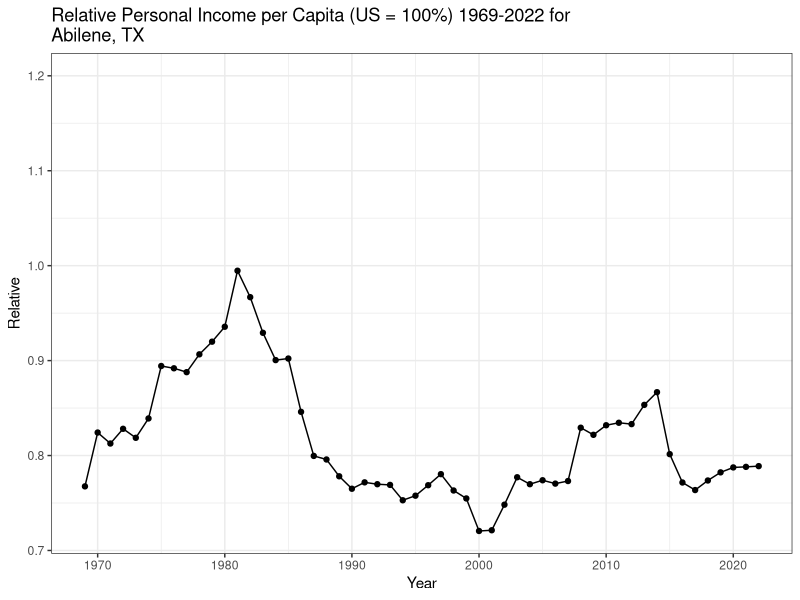
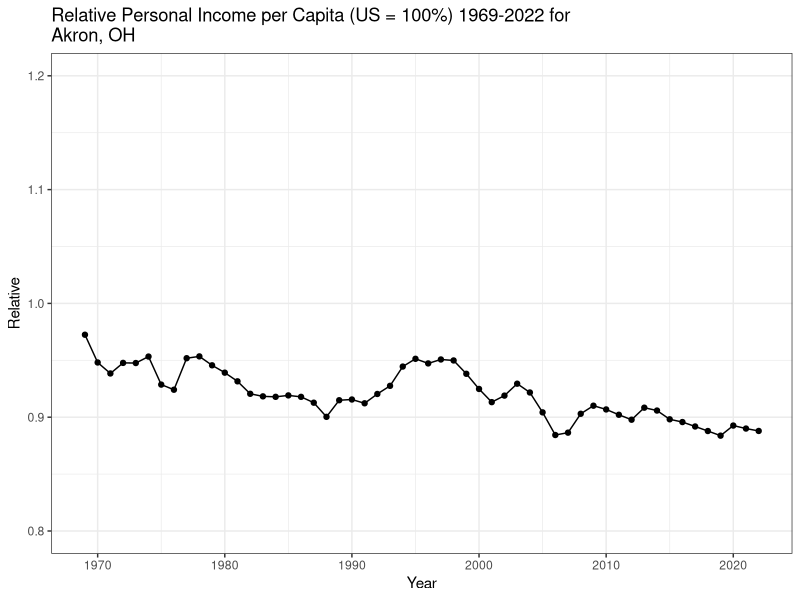
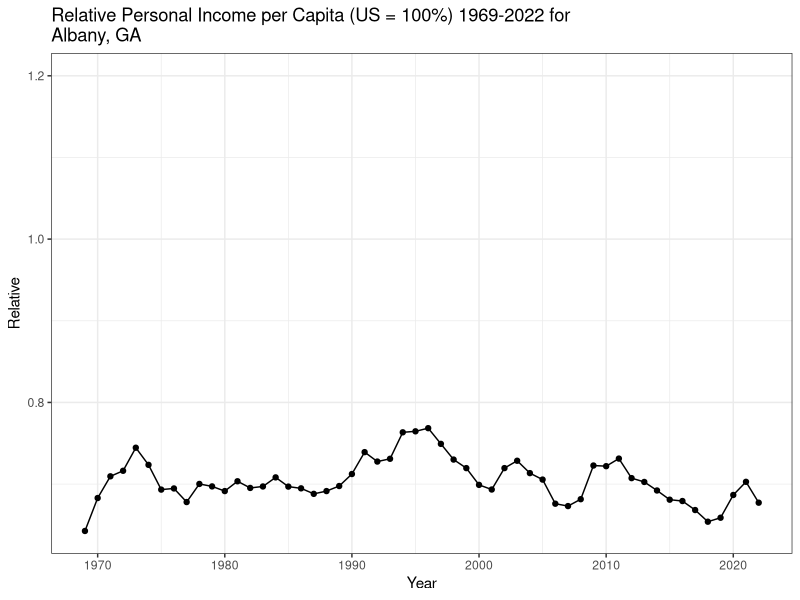
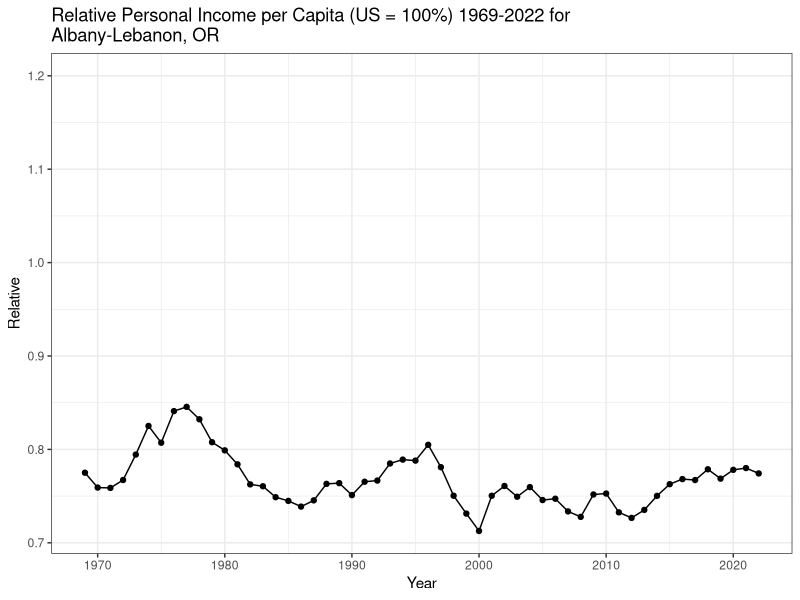
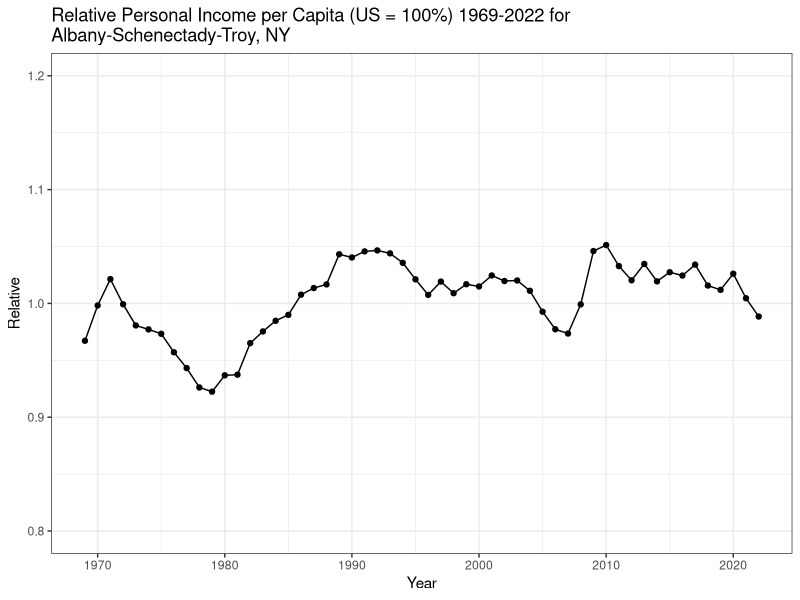
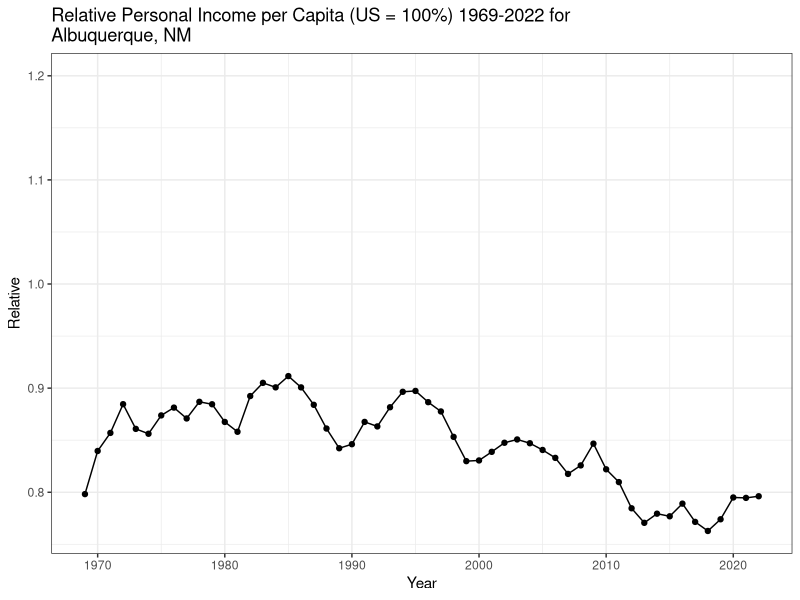
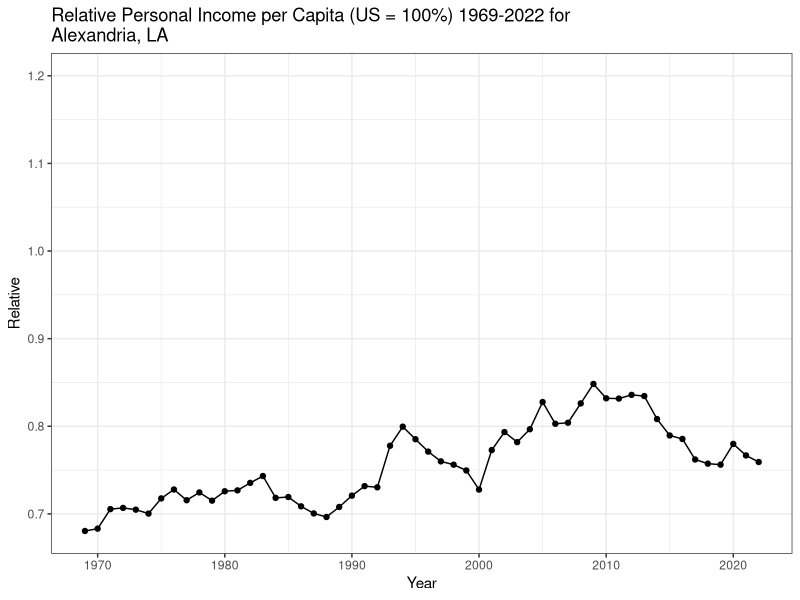
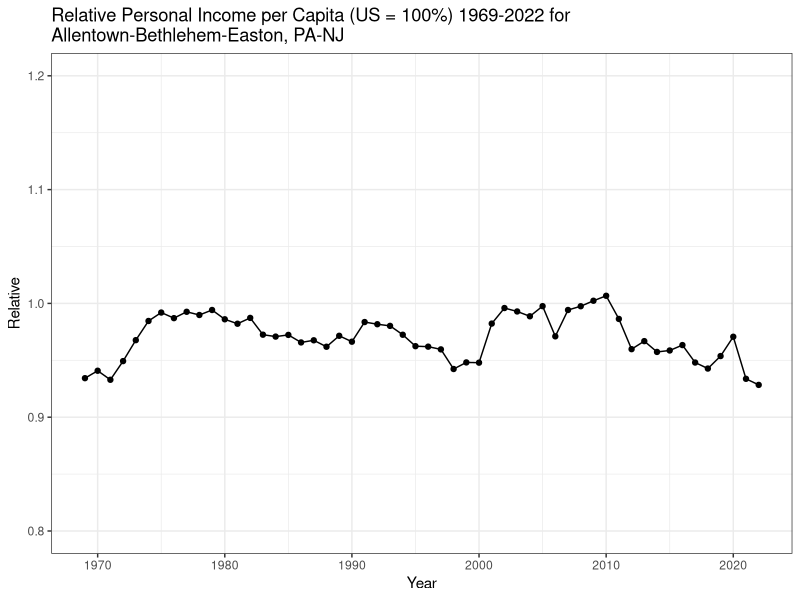

Recreate these plots in R, in order. (Note: a time limit stopped this script after it produced the figures.)
## ---- chunk 1
library(readxl)
Table <- read_excel("Data/Table.xlsx",skip = 5)
library(ggplot2)
library(dplyr)
library(tidyr)
temp = stringr::str_split(Table[[2]], " \\(")
Table[[2]] = sapply(temp, function(x) x[1])
Relative = bind_rows(apply(Table[3:56], 1, function(x) x/Table[1,3:56]))
Relative = cbind(Table[2], Relative)
Relative = pivot_longer(Relative, cols = 2:55, names_to = "Year", values_to = "Relative")
Relative[[2]] = as.numeric(Relative[[2]])
Relative[[4]] = stringr::str_sub(Relative[[1]], start= -2)
## ---- chunk 2
make_plot = function(x){
  minimum = min(0.8, min(x[[3]]))
  maximum = max(1.2, max(x[[3]]))
  name = paste0("Relative Personal Income per Capita (US = 100%) 1969-2022 for \n", x[[1]][1])
  ggplot(x, aes(x = Year, y = Relative)) +
    scale_y_continuous(labels = scales::label_percent()) +
    geom_point() +
    geom_line() +
    theme_bw() + 
    ylim(minimum, maximum) +
    ggtitle(name)
}

make_plot_state = function(x){
  x[[1]] = stringr::str_sub(x[[1]], end = 10)
  minimum = min(0.8, min(x[[3]]))
  maximum = max(1.2, max(x[[3]]))
  name = paste0("Relative Personal Income per Capita (US = 100%) 1969-2022 for cities in \n", x[[4]][1])
  ggplot(x, aes(x = Year, y = Relative, color = GeoName)) +
    geom_point() +
    scale_y_continuous(labels = scales::label_percent()) +
    geom_line() +
    theme_bw() + 
    ylim(minimum, maximum) +
    ggtitle(name)
}
make_plot_city = function(x){
  minimum = min(0.8, min(x[[3]]))
  maximum = max(1.2, max(x[[3]]))
  name = paste0("Relative Personal Income per Capita (US = 100%) 1969-2022")
  ggplot(x, aes(x = Year, y = Relative, color = GeoName)) +
    scale_y_continuous(labels = scales::label_percent()) +
    geom_point() +
    geom_line() +
    theme_bw() + 
    ylim(minimum, maximum) +
    ggtitle(name) +
    theme(legend.title = element_text(size = 6), 
               legend.text = element_text(size = 6))
}
## ---- chunk 3
Relative_Cities = group_split(Relative, GeoName)
Plots = lapply(Relative_Cities, make_plot)
## ---- chunk 4
Plots
## ---- chunk 5
Relative_States = group_split(Relative, ...4)
Relative_Plots = lapply(Relative_States, make_plot_state)
## ---- chunk 6
Relative_Plots[1:50]
## ---- chunk 7
Plot = make_plot_city(Relative %>%
  filter(GeoName %in% c("San Francisco-Oakland-Berkeley, CA", "San Jose-Sunnyvale-Santa Clara, CA",
                        "Los Angeles-Long Beach-Anaheim, CA", "Chicago-Naperville-Elgin, IL-IN-WI",
                        "Austin-Round Rock-Georgetown, TX", "New York-Newark-Jersey City, NY-NJ-PA",
                        "Miami-Fort Lauderdale-Pompano Beach, FL", "Boston-Cambridge-Newton, MA-NH",
                        "Houston-The Woodlands-Sugar Land, TX")))
Plot
## ---- chunk 8
Plot = make_plot_city(Relative %>%
  filter(GeoName %in% c("San Francisco-Oakland-Berkeley, CA", "San Jose-Sunnyvale-Santa Clara, CA",
                        "Los Angeles-Long Beach-Anaheim, CA", "San Diego-Chula Vista-Carlsbad, CA",
                        "Riverside-San Bernardino-Ontario, CA", "Fresno, CA", "Sacramento-Roseville-Folsom, CA")))
Plot
## ---- chunk 9
Table <- read_excel("Data/Table (5).xlsx",skip = 5)
temp = stringr::str_split(Table[[2]], " \\(")
Table[[2]] = sapply(temp, function(x) x[1])
Relative = bind_rows(apply(Table[3:56], 1, function(x) x/Table[1,3:56]))
Relative = cbind(Table[2], Relative)
Relative = pivot_longer(Relative, cols = 2:55, names_to = "Year", values_to = "Relative")
Relative[[2]] = as.numeric(Relative[[2]])
Relative[[4]] = stringr::str_sub(Relative[[1]], start= -2)
## ---- chunk 10
make_plot = function(x){
  minimum = min(0.8, min(x[[3]]))
  maximum = max(1.2, max(x[[3]]))
  name = paste0("Relative Average Wages and Salaries (US = 100%) 1969-2022 for \n", x[[1]][1])
  ggplot(x, aes(x = Year, y = Relative)) +
    geom_point() +
    geom_line() +
    scale_y_continuous(labels = scales::label_percent()) +
    theme_bw() + 
    ylim(minimum, maximum) +
    ggtitle(name)
}

make_plot_state = function(x){
  x[[1]] = stringr::str_sub(x[[1]], end = 10)
  minimum = min(0.8, min(x[[3]]))
  maximum = max(1.2, max(x[[3]]))
  name = paste0("Relative Average Wages and Salaries (US = 100%)  1969-2022 for cities in \n", x[[4]][1])
  ggplot(x, aes(x = Year, y = Relative, color = GeoName)) +
    geom_point() +
    geom_line() +
    theme_bw() + 
    scale_y_continuous(labels = scales::label_percent()) +
    ylim(minimum, maximum) +
    ggtitle(name)
}
make_plot_city = function(x){
  minimum = min(0.8, min(x[[3]]))
  maximum = max(1.2, max(x[[3]]))
  name = paste0("Relative Average Wages and Salaries (US = 100%) 1969-2022")
  ggplot(x, aes(x = Year, y = Relative, color = GeoName)) +
    geom_point() +
    geom_line() +
    theme_bw() + 
    ylim(minimum, maximum) +
    scale_y_continuous(labels = scales::label_percent()) +
    ggtitle(name) +
    theme(legend.title = element_text(size = 6), 
               legend.text = element_text(size = 6))
}
## ---- chunk 11
Relative_Cities = group_split(Relative, GeoName)
Plots = lapply(Relative_Cities, make_plot)
## ---- chunk 12
Plots
## ---- chunk 13
Relative_States = group_split(Relative, ...4)
Relative_Plots = lapply(Relative_States, make_plot_state)
## ---- chunk 14
Relative_Plots[1:50]
## ---- chunk 15
Plot = make_plot_city(Relative %>%
  filter(GeoName %in% c("San Francisco-Oakland-Berkeley, CA", "San Jose-Sunnyvale-Santa Clara, CA",
                        "Los Angeles-Long Beach-Anaheim, CA", "Chicago-Naperville-Elgin, IL-IN-WI",
                        "Austin-Round Rock-Georgetown, TX", "New York-Newark-Jersey City, NY-NJ-PA",
                        "Miami-Fort Lauderdale-Pompano Beach, FL", "Boston-Cambridge-Newton, MA-NH",
                        "Houston-The Woodlands-Sugar Land, TX")))
Plot
## ---- chunk 16
Plot = make_plot_city(Relative %>%
  filter(GeoName %in% c("San Francisco-Oakland-Berkeley, CA", "San Jose-Sunnyvale-Santa Clara, CA",
                        "Los Angeles-Long Beach-Anaheim, CA", "San Diego-Chula Vista-Carlsbad, CA",
                        "Riverside-San Bernardino-Ontario, CA", "Fresno, CA", "Sacramento-Roseville-Folsom, CA")))
Plot
